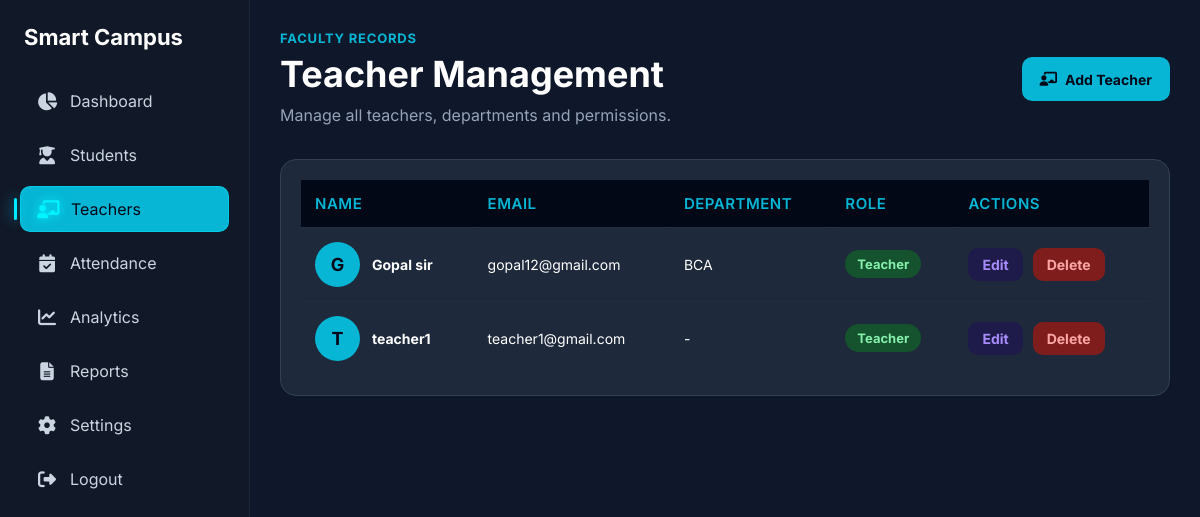
Screenshot of /teachers/ (signed in) with the database file from the repository.
### apps/authentication/models.py (models this page shows, shortened)
class UserProfile(models.Model):
    ROLE_CHOICES = (
        ("admin", "Admin"),
        ("teacher", "Teacher"),
        ("student", "Student"),
    )
    user = models.OneToOneField(
        User,
        on_delete=models.CASCADE,
        related_name="userprofile"
    )
    role = models.CharField(
        max_length=20,
        choices=ROLE_CHOICES,
        default="student"
    )
    department = models.CharField(
        max_length=100,
        blank=True,
        default=""
    )

### apps/authentication/views.py (the view)
# urls.py: path("teachers/", admin_teachers, name="admin_teachers"),
@login_required
@admin_only
def admin_teachers(request):
    teachers = (
        UserProfile.objects
        .select_related("user")
        .filter(role="teacher")
        .order_by("user__username")
    )
    return render(
        request,
        "teachers/teachers_list.html",
        {"teachers": teachers}
    )

### templates/teachers/teachers_list.html
{% extends 'base/base.html' %}
{% load static %}
{% block content %}
<link rel="stylesheet" href="{% static 'css/dashboard.css' %}">
<div class="teachers-container">
    <div class="teachers-header">
        <div>
            <p class="teachers-kicker">Faculty Records</p>
            <h1 class="teachers-title">
                Teacher Management
            </h1>
            <p class="teachers-subtitle">
                Manage all teachers, departments and permissions.
            </p>
        </div>
        <a href="{% url 'add_teacher' %}" class="add-teacher-btn">
            <i class="fas fa-chalkboard-user"></i>
            <span>Add Teacher</span>
        </a>
    </div>
    <div class="students-table-card">
        <div class="students-table-wrap">
            <table>
                <thead>
                    <tr>
                        <th>Name</th>
                        <th>Email</th>
                        <th>Department</th>
                        <th>Role</th>
                        <th>Actions</th>
                    </tr>
                </thead>
                <tbody>
                    {% for teacher in teachers %}
                        <tr>
                            <td>
                                <div class="teacher-name-cell">
                                    <div class="student-avatar">
                                        {{ teacher.user.username|default:"T"|slice:":1" }}
                                    </div>
                                    <span>{{ teacher.user.username }}</span>
                                </div>
                            </td>
                            <td>{{ teacher.user.email|default:"-" }}</td>
                            <td>{{ teacher.department|default:"-" }}</td>
                            <td>
                                <span class="status-badge success">
                                    Teacher
                                </span>
                            </td>
                            <td>
                                <div class="action-buttons">
                                    <a href="{% url 'update_teacher' teacher.id %}" class="edit-btn">
                                        Edit
                                    </a>
                                    <a
                                        href="{% url 'delete_teacher' teacher.id %}"
                                        class="delete-btn"
                                        onclick="return confirm('Delete this teacher?');"
                                    >
                                        Delete
                                    </a>
                                </div>
                            </td>
                        </tr>
                    {% empty %}
                        <tr>
                            <td colspan="5" class="empty-state">
                                No teachers found.
                            </td>
                        </tr>
                    {% endfor %}
                </tbody>
            </table>
        </div>
    </div>
</div>
{% endblock %}

### static/css/style.css (style rules this page uses)
:root { --bg-dark: #070b19; --bg-glass: rgba(15, 23, 42, 0.6); --bg-glass-hover: rgba(30, 41, 59, 0.8); --border-glass: rgba(0, 255, 255, 0.15); --neon-cyan: #00f3ff; --neon-blue: #0066ff; --text-primary: #f8fafc; --text-secondary: #94a3b8; --danger: #ff0055; --success: #00ff88; --transition: all 0.3s ease; }
* { margin: 0; padding: 0; box-sizing: border-box; font-family: 'Inter', 'Segoe UI', Tahoma, Geneva, Verdana, sans-serif; }
body { background-color: var(--bg-dark); background-image: radial-gradient(circle at top right, rgba(0, 102, 255, 0.1), transparent 40%), radial-gradient(circle at bottom left, rgba(0, 243, 255, 0.05), transparent 40%); background-attachment: fixed; color: var(--text-primary); display: flex; min-height: 100vh; overflow-x: hidden; }
h1 { margin-bottom: 35px; color: var(--text-primary); font-size: 32px; font-weight: 600; position: relative; display: inline-block; }
h1::after { content: ''; position: absolute; bottom: -10px; left: 0; width: 40px; height: 4px; background: linear-gradient(90deg, var(--neon-cyan), transparent); border-radius: 2px; }
table { width: 100%; border-collapse: collapse; white-space: nowrap; }
table th { position: sticky; top: 0; z-index: 10; background: rgba(15, 23, 42, 0.95); backdrop-filter: blur(10px); color: var(--text-secondary); padding: 15px 20px; font-weight: 600; text-align: left; font-size: 13px; text-transform: uppercase; letter-spacing: 0.5px; border-bottom: 1px solid rgba(255, 255, 255, 0.05); }
table td { padding: 14px 20px; border-bottom: 1px solid rgba(255,255,255,0.02); color: var(--text-primary); font-size: 14px; transition: var(--transition); }
table tr { transition: var(--transition); }
table tr:last-child td { border-bottom: none; }
a { text-decoration: none; color: var(--neon-blue); transition: var(--transition); }
:root { --campus-navy-950: #030712; --campus-navy-900: #07111f; --campus-navy-800: #0b1730; --campus-glass: rgba(8, 18, 38, 0.74); --campus-glass-strong: rgba(12, 25, 50, 0.9); --campus-cyan: #00eaff; --campus-cyan-soft: rgba(0, 234, 255, 0.14); --campus-border: rgba(0, 234, 255, 0.18); --campus-text: #eef8ff; --campus-muted: #94a3b8; --campus-shadow: 0 18px 52px rgba(0, 0, 0, 0.34); }
body { background: radial-gradient(circle at 18% 8%, rgba(0, 234, 255, 0.12), transparent 34%), radial-gradient(circle at 86% 0%, rgba(37, 99, 235, 0.13), transparent 36%), linear-gradient(135deg, var(--campus-navy-950), var(--campus-navy-900) 58%, #020617); }
:root { --ui-bg: #020817; --ui-panel: rgba(8, 18, 38, 0.82); --ui-panel-strong: rgba(10, 24, 50, 0.94); --ui-line: rgba(0, 234, 255, 0.18); --ui-line-strong: rgba(0, 234, 255, 0.4); --ui-cyan: #00eaff; --ui-blue: #2563eb; --ui-text: #edf7ff; --ui-muted: #9aa9bd; --ui-radius: 14px; }
html { min-width: 0; scroll-behavior: smooth; }
body { min-width: 0; background: radial-gradient(circle at 12% -10%, rgba(0, 234, 255, 0.12), transparent 32%), radial-gradient(circle at 96% 8%, rgba(37, 99, 235, 0.14), transparent 34%), linear-gradient(135deg, #020817 0%, #061124 52%, #020617 100%); color: var(--ui-text); }
body, .main-content, .sidebar, .dashboard-card, .card, .table-container, .chart-card, .profile-card { min-width: 0; }
table { min-width: 620px; }
table th, table td { vertical-align: middle; }
table th { background: rgba(3, 8, 22, 0.96); color: var(--ui-muted); }
table td { color: var(--ui-text); }

### rows the page displays
UserProfile: user.username "G", user.username "Gopal sir", user.email "gopal12@gmail.com", department "BCA"
UserProfile: user.username "T", user.username "teacher1", user.email "teacher1@gmail.com", department "-"
